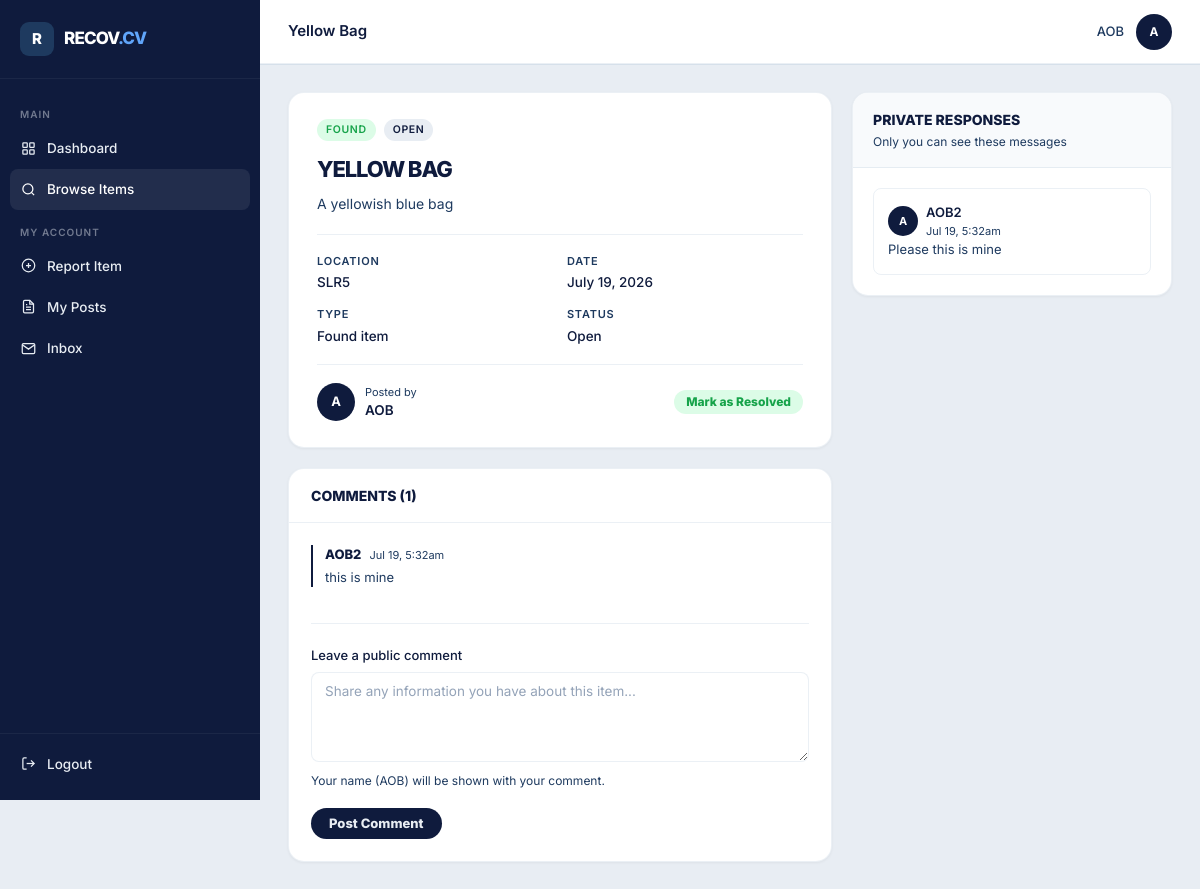
The page /pages/item.php?id=1 (signed in) on the database its author committed.
### tables this page shows
CREATE TABLE comments (
            id         INTEGER PRIMARY KEY AUTOINCREMENT,
            item_id    INTEGER NOT NULL,
            user_id    INTEGER NOT NULL,
            body       TEXT NOT NULL,
            created_at DATETIME DEFAULT CURRENT_TIMESTAMP,
            FOREIGN KEY (item_id) REFERENCES items(id),
            FOREIGN KEY (user_id) REFERENCES users(id)
        );

CREATE TABLE users (
            id       INTEGER PRIMARY KEY AUTOINCREMENT,
            name     TEXT NOT NULL,
            email    TEXT NOT NULL UNIQUE,
            password TEXT NOT NULL,
            created_at DATETIME DEFAULT CURRENT_TIMESTAMP
        );

CREATE TABLE responses (
            id         INTEGER PRIMARY KEY AUTOINCREMENT,
            item_id    INTEGER NOT NULL,
            sender_id  INTEGER NOT NULL,
            message    TEXT NOT NULL,
            created_at DATETIME DEFAULT CURRENT_TIMESTAMP,
            FOREIGN KEY (item_id) REFERENCES items(id),
            FOREIGN KEY (sender_id) REFERENCES users(id)
        );

### pages/item.php (the view, shortened to what this page needs)
<?php
require_once __DIR__ . '/../config/db.php';
$uid = $_SESSION['user_id'];
$item_id = (int) ($_GET['id'] ?? 0);
$stmt = $pdo->prepare(
    "SELECT i.*, u.name AS poster_name
     FROM items i JOIN users u ON i.user_id = u.id
     WHERE i.id = ?"
);
$stmt->execute([$item_id]);
$item = $stmt->fetch();
$is_owner = $item['user_id'] == $uid;
$comments = $pdo->prepare(
    "SELECT c.*, u.name AS commenter_name
     FROM comments c JOIN users u ON c.user_id = u.id
     WHERE c.item_id = ?
     ORDER BY c.created_at ASC"
);
$comments->execute([$item_id]);
$comments = $comments->fetchAll();
$responses = [];
if ($is_owner) {
    $res_stmt = $pdo->prepare(
        "SELECT r.*, u.name AS sender_name
         FROM responses r JOIN users u ON r.sender_id = u.id
         WHERE r.item_id = ?
         ORDER BY r.created_at DESC"
    );
    $res_stmt->execute([$item_id]);
    $responses = $res_stmt->fetchAll();
}
function initials_from(string $name): string {
    $p = explode(' ', trim($name));
    return strtoupper(substr($p[0], 0, 1) . (isset($p[1]) ? substr($p[1], 0, 1) : ''));
}
include __DIR__ . '/../includes/head.php';
include __DIR__ . '/../includes/sidebar.php';
?>
<div class="detail-layout">
  <div>
    <div class="item-detail-card">
      <div class="flex gap-2 items-center">
        <span class="badge badge-<?php echo $item['type']; ?>"><?php echo strtoupper($item['type']); ?></span>
        <span class="badge badge-<?php echo $item['status']; ?>"><?php echo ucfirst(str_replace('_', ' ', $item['status'])); ?></span>
      </div>
      <h1 class="item-title"><?php echo htmlspecialchars($item['item_name']); ?></h1>
      <p class="item-description"><?php echo nl2br(htmlspecialchars($item['description'])); ?></p>
      <div class="item-facts">
        <div>
          <div class="item-fact-label">Location</div>
          <div class="item-fact-value"><?php echo htmlspecialchars($item['location']); ?></div>
        </div>
        <div>
          <div class="item-fact-label">Date</div>
          <div class="item-fact-value"><?php echo date('F j, Y', strtotime($item['date_reported'])); ?></div>
        </div>
        <div>
          <div class="item-fact-label">Type</div>
          <div class="item-fact-value"><?php echo ucfirst($item['type']); ?> item</div>
        </div>
        <div>
          <div class="item-fact-label">Status</div>
          <div class="item-fact-value"><?php echo ucfirst(str_replace('_', ' ', $item['status'])); ?></div>
        </div>
      </div>
      <div class="poster-row">
        <div class="user-avatar" style="width:38px;height:38px;font-size:13px;">
          <?php echo initials_from($item['poster_name']); ?>
        </div>
        <div class="poster-info">
          <div class="poster-label">Posted by</div>
          <div class="poster-name"><?php echo htmlspecialchars($item['poster_name']); ?></div>
        </div>
        <?php if ($is_owner && $item['status'] !== 'resolved'): ?>
          <form action="/actions/resolve_item.php" method="POST" style="margin-left:auto;">
            <button class="btn btn-success btn-sm" type="submit">Mark as Resolved</button>
          </form>
        <?php endif; ?>
      </div>
    </div>
    <div class="card">
      <div class="card-header">
        <span class="card-title">Comments (<?php echo count($comments); ?>)</span>
      </div>
      <div class="card-body">
        <?php if (empty($comments)): ?>
          <p class="text-muted" style="text-align:center; padding:20px 0;">No comments yet. Be the first to leave one.</p>
        <?php else: ?>
          <div class="comment-list mb-4">
            <?php foreach ($comments as $c): ?>
              <div class="comment">
                <div class="comment-bubble">
                  <div class="comment-meta">
                    <span class="comment-name"><?php echo htmlspecialchars($c['commenter_name']); ?></span>
                    <span class="comment-time"><?php echo date('M j, g:ia', strtotime($c['created_at'])); ?></span>
                  </div>
                  <div class="comment-body"><?php echo nl2br(htmlspecialchars($c['body'])); ?></div>
                </div>
              </div>
            <?php endforeach; ?>
          </div>
        <?php endif; ?>
        <div class="divider"></div>
        <form action="/actions/post_comment.php" method="POST">
          <div class="form-group">
            <label class="form-label">Leave a public comment</label>
            <textarea class="form-control" name="body" placeholder="Share any information you have about this item..." required></textarea>
            <div class="form-hint">Your name (<?php echo htmlspecialchars($_SESSION['user_name']); ?>) will be shown with your comment.</div>
          </div>
          <button class="btn btn-primary" type="submit">Post Comment</button>
        </form>
      </div>
    </div>
  </div>
  <div>
    <?php if ($is_owner): ?>
      <div class="side-panel">
        <div class="side-panel-header">
          <h3>Private Responses</h3>
          <p>Only you can see these messages</p>
        </div>
        <div class="side-panel-body">
          <?php if (empty($responses)): ?>
            <p class="text-muted" style="font-size:13px;">No one has responded privately yet.</p>
          <?php else: ?>
            <div class="list-gap">
              <?php foreach ($responses as $r): ?>
                <div style="border:1px solid var(--border); border-radius:8px; padding:14px;">
                  <div class="flex items-center gap-2 mb-2">
                    <div class="user-avatar" style="width:30px;height:30px;font-size:11px;">
                      <?php echo initials_from($r['sender_name']); ?>
                    </div>
                    <div>
                      <div style="font-size:13px; font-weight:600;"><?php echo htmlspecialchars($r['sender_name']); ?></div>
                      <div class="comment-time"><?php echo date('M j, g:ia', strtotime($r['created_at'])); ?></div>
                    </div>
                  </div>
                  <p style="font-size:13px; color:var(--text-muted); line-height:1.6;"><?php echo nl2br(htmlspecialchars($r['message'])); ?></p>
                </div>
              <?php endforeach; ?>
            </div>
          <?php endif; ?>
        </div>
      </div>
    <?php endif; ?>
  </div>
</div>
<?php include __DIR__ . '/../includes/footer.php'; ?>

### rows shown on the page
comments: user.name "AOB2", created_at "Jul 19, 5:32am", body "this is mine"
responses: sender.name "A", sender.name "AOB2", created_at "Jul 19, 5:32am", message "Please this is mine"

### other values the page prints
$page_title "Yellow Bag"
$_SESSION['user_name'] "AOB"
$initials "A"
$item['type'] "FOUND"
str_replace('_', ' ', $item['status']) "OPEN"
$item['item_name'] "YELLOW BAG"
$item['description'] "A yellowish blue bag"
$item['location'] "SLR5"
date('F j, Y', strtotime($item['date_reported'])) "July 19, 2026"
$item['type'] "Found"
str_replace('_', ' ', $item['status']) "Open"
initials_from($item['poster_name']) "A"
$item['poster_name'] "AOB"
count($comments) "1"
